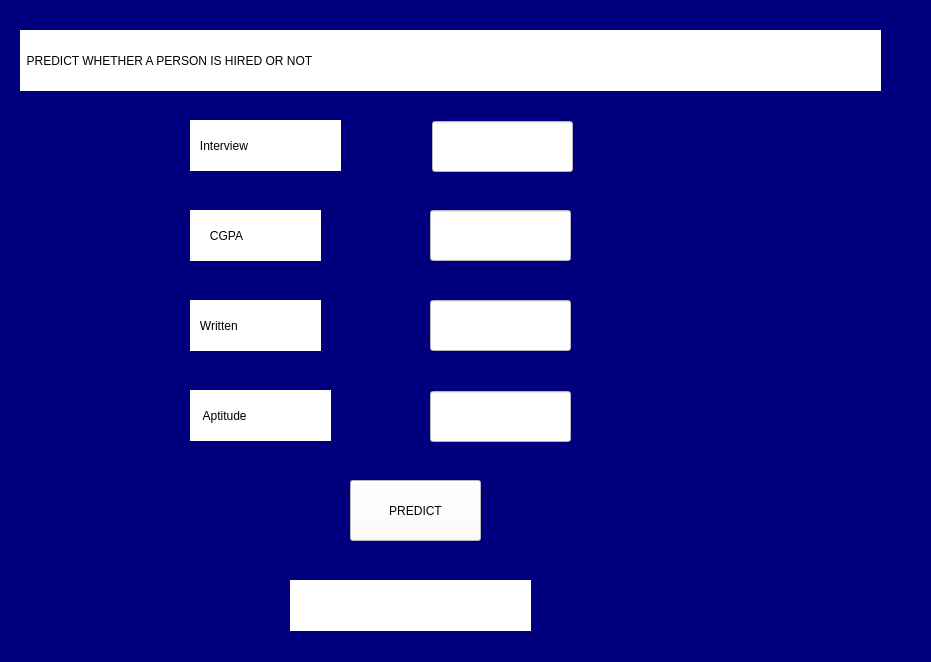
<?xml version="1.0" encoding="UTF-8"?>
<ui version="4.0">
 <class>Form</class>
 <widget class="QWidget" name="Form">
  <property name="geometry">
   <rect>
    <x>0</x>
    <y>0</y>
    <width>931</width>
    <height>662</height>
   </rect>
  </property>
  <property name="windowTitle">
   <string>Form</string>
  </property>
  <property name="styleSheet">
   <string notr="true">color: rgb(0, 0, 0);
background-color: rgb(0, 0, 127);
font: 75 18pt &quot;MS Shell Dlg 2&quot;;</string>
  </property>
  <widget class="QLabel" name="label">
   <property name="geometry">
    <rect>
     <x>20</x>
     <y>30</y>
     <width>861</width>
     <height>61</height>
    </rect>
   </property>
   <property name="styleSheet">
    <string notr="true">color: rgb(0, 0, 0);
background-color: rgb(255, 255, 255);
font: 75 18pt &quot;MS Shell Dlg 2&quot;;</string>
   </property>
   <property name="text">
    <string>  PREDICT WHETHER A PERSON IS HIRED OR NOT</string>
   </property>
  </widget>
  <widget class="QLabel" name="label_2">
   <property name="geometry">
    <rect>
     <x>190</x>
     <y>120</y>
     <width>151</width>
     <height>51</height>
    </rect>
   </property>
   <property name="styleSheet">
    <string notr="true">color: rgb(0, 0, 0);
background-color: rgb(255, 255, 255);
font: 75 14pt &quot;MS Shell Dlg 2&quot;;</string>
   </property>
   <property name="text">
    <string>   Interview</string>
   </property>
  </widget>
  <widget class="QLabel" name="label_3">
   <property name="geometry">
    <rect>
     <x>190</x>
     <y>210</y>
     <width>131</width>
     <height>51</height>
    </rect>
   </property>
   <property name="styleSheet">
    <string notr="true">color: rgb(0, 0, 0);
font: 75 14pt &quot;MS Shell Dlg 2&quot;;
background-color: rgb(255, 255, 255);</string>
   </property>
   <property name="text">
    <string>      CGPA</string>
   </property>
  </widget>
  <widget class="QLabel" name="label_4">
   <property name="geometry">
    <rect>
     <x>190</x>
     <y>300</y>
     <width>131</width>
     <height>51</height>
    </rect>
   </property>
   <property name="styleSheet">
    <string notr="true">color: rgb(0, 0, 0);
background-color: rgb(255, 255, 255);
font: 75 14pt &quot;MS Shell Dlg 2&quot;;</string>
   </property>
   <property name="text">
    <string>   Written</string>
   </property>
  </widget>
  <widget class="QLabel" name="label_5">
   <property name="geometry">
    <rect>
     <x>190</x>
     <y>390</y>
     <width>141</width>
     <height>51</height>
    </rect>
   </property>
   <property name="styleSheet">
    <string notr="true">color: rgb(0, 0, 0);
background-color: rgb(255, 255, 255);
font: 75 14pt &quot;MS Shell Dlg 2&quot;;</string>
   </property>
   <property name="text">
    <string>    Aptitude</string>
   </property>
  </widget>
  <widget class="QLineEdit" name="textinterview">
   <property name="geometry">
    <rect>
     <x>432</x>
     <y>121</y>
     <width>141</width>
     <height>51</height>
    </rect>
   </property>
   <property name="styleSheet">
    <string notr="true">color: rgb(0, 0, 0);
background-color: rgb(255, 255, 255);
font: 75 14pt &quot;MS Shell Dlg 2&quot;;</string>
   </property>
  </widget>
  <widget class="QLineEdit" name="textcgpa">
   <property name="geometry">
    <rect>
     <x>430</x>
     <y>210</y>
     <width>141</width>
     <height>51</height>
    </rect>
   </property>
   <property name="styleSheet">
    <string notr="true">color: rgb(0, 0, 0);
background-color: rgb(255, 255, 255);
font: 75 16pt &quot;MS Shell Dlg 2&quot;;</string>
   </property>
  </widget>
  <widget class="QLineEdit" name="textwritten">
   <property name="geometry">
    <rect>
     <x>430</x>
     <y>300</y>
     <width>141</width>
     <height>51</height>
    </rect>
   </property>
   <property name="styleSheet">
    <string notr="true">color: rgb(0, 0, 0);
background-color: rgb(255, 255, 255);
font: 75 14pt &quot;MS Shell Dlg 2&quot;;</string>
   </property>
  </widget>
  <widget class="QLineEdit" name="textaptitude">
   <property name="geometry">
    <rect>
     <x>430</x>
     <y>391</y>
     <width>141</width>
     <height>51</height>
    </rect>
   </property>
   <property name="styleSheet">
    <string notr="true">color: rgb(0, 0, 0);
background-color: rgb(255, 255, 255);
font: 75 14pt &quot;MS Shell Dlg 2&quot;;</string>
   </property>
  </widget>
  <widget class="QPushButton" name="buttonpredict">
   <property name="geometry">
    <rect>
     <x>350</x>
     <y>480</y>
     <width>131</width>
     <height>61</height>
    </rect>
   </property>
   <property name="styleSheet">
    <string notr="true">color: rgb(0, 0, 0);
background-color: rgb(255, 255, 255);
font: 75 14pt &quot;MS Shell Dlg 2&quot;;</string>
   </property>
   <property name="text">
    <string>PREDICT</string>
   </property>
  </widget>
  <widget class="QLabel" name="labelresult">
   <property name="geometry">
    <rect>
     <x>290</x>
     <y>580</y>
     <width>241</width>
     <height>51</height>
    </rect>
   </property>
   <property name="styleSheet">
    <string notr="true">background-color: rgb(255, 255, 255);</string>
   </property>
   <property name="text">
    <string/>
   </property>
  </widget>
 </widget>
 <resources/>
 <connections/>
</ui>
